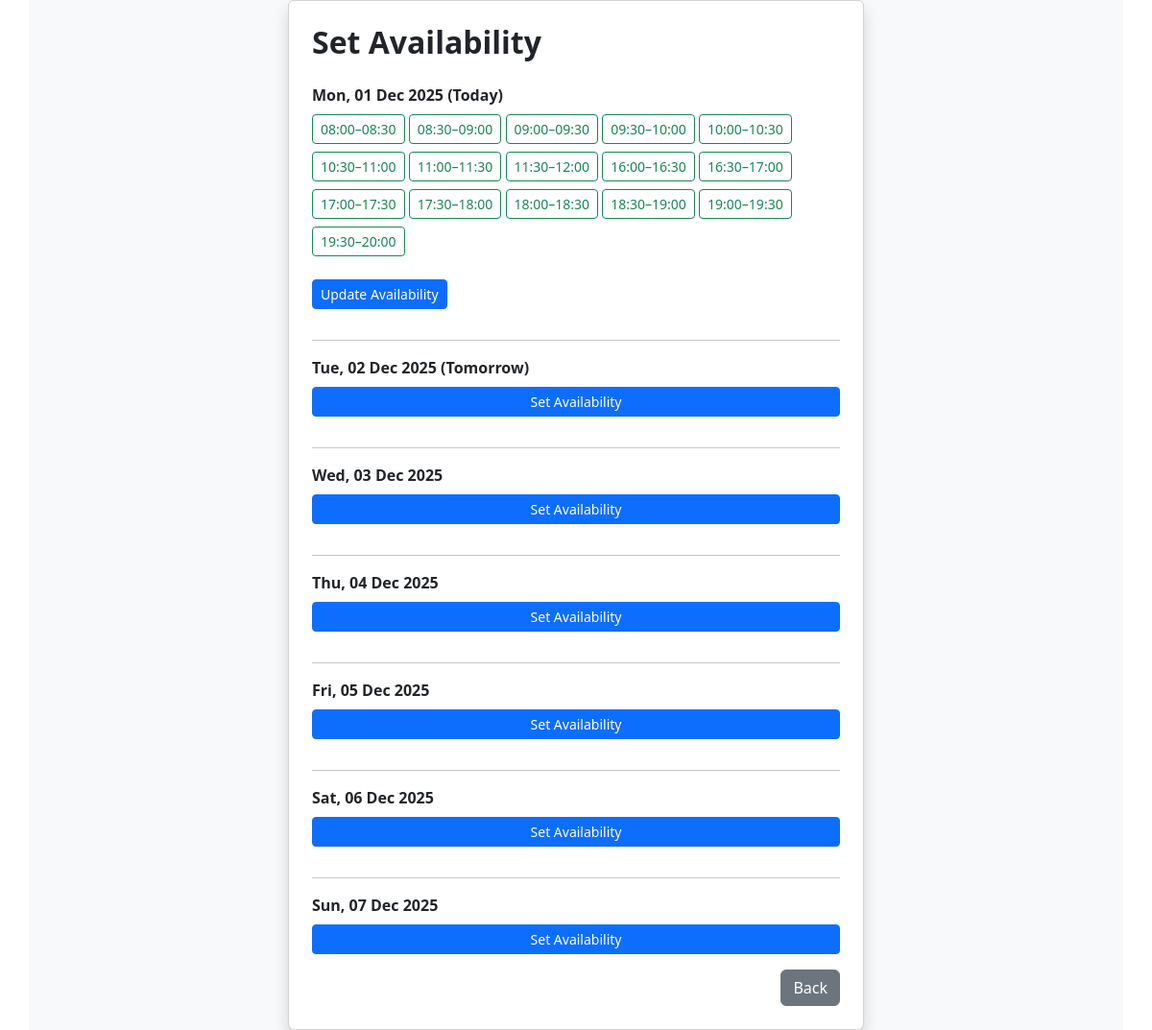
The page /doc_availability (signed in) on the database as committed earlier.
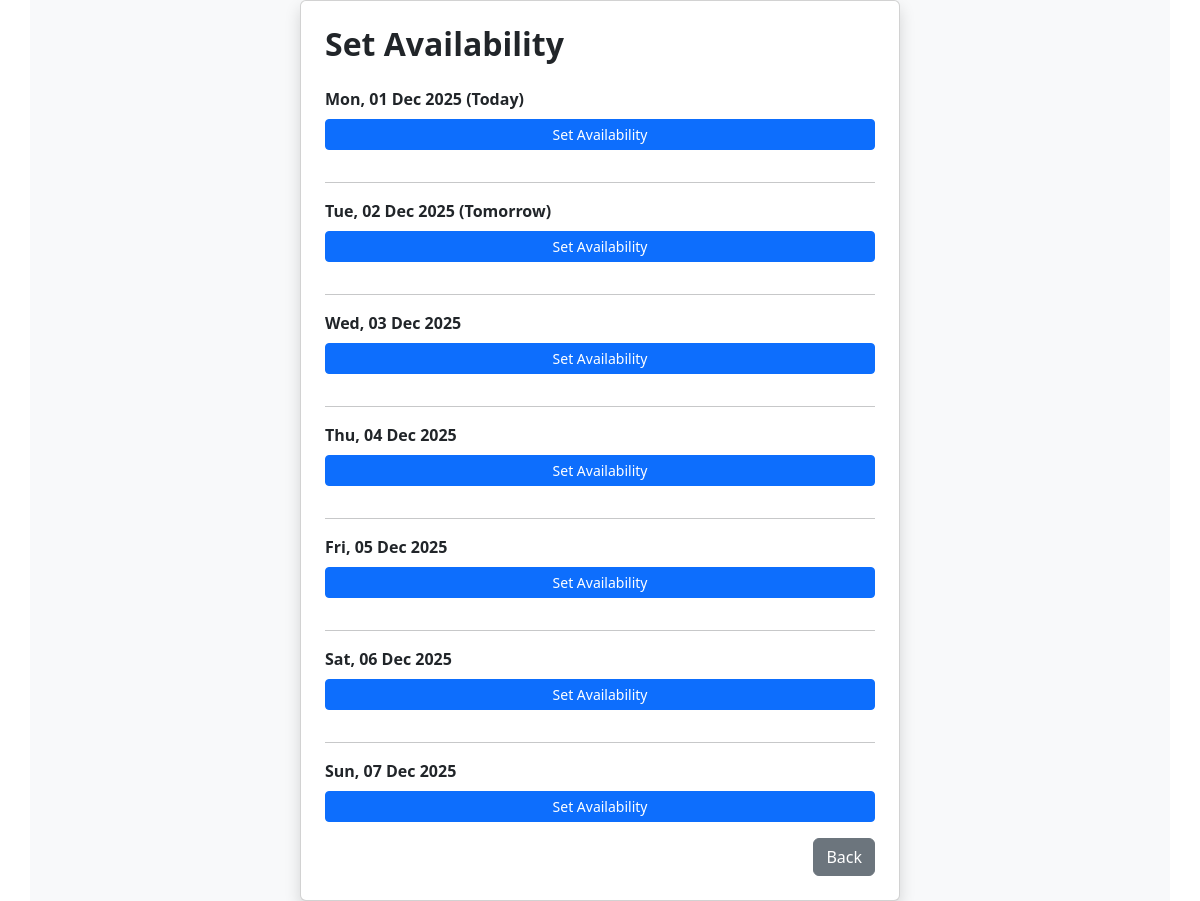
The same page on the database as committed later.
### backend/models.py (models this page shows)
class Doctor_Availability(db.Model):
    __tablename__="doctor_availability"
    id = db.Column(db.Integer, primary_key = True, autoincrement = True)
    doctor_id = db.Column(db.Integer, db.ForeignKey("doctor.id"), nullable=False)
    date = db.Column(db.Date, nullable=False, index=True)
    start_time = db.Column(db.Time, nullable=False)
    end_time = db.Column(db.Time, nullable=False)
    is_active=db.Column(db.Boolean,nullable=False)
    appointments = db.relationship("Appointment",backref="booked_slot",cascade="all, delete-orphan")

### backend/routes.py (the view)
@app.route("/doc_availability")
def weekly_availability():
    doctor_id = current_user.id
    today = date.today()
    dates = [today + timedelta(days=i) for i in range(7)]
    slots_by_date = {d: [] for d in dates}
    all_slots = Doctor_Availability.query.filter(
        Doctor_Availability.doctor_id == doctor_id,
        Doctor_Availability.date.in_(dates)
    ).order_by(Doctor_Availability.date,
               Doctor_Availability.start_time).all()
    for slot in all_slots:
        slots_by_date[slot.date].append(slot)
    return render_template("doctor/doctor_availability.html", dates=dates,slots_by_date=slots_by_date)

### app.py (called while the page is built)
def create_app():
    app = Flask(__name__)
    app.config["SQLALCHEMY_DATABASE_URI"] = "sqlite:///mydb.sqlite3"
    db.init_app(app)
    app.config["SECRET_KEY"] = "mysecretkey"
    loginmanager=LoginManager(app)
    @loginmanager.user_loader
    def load_user(email):
        obj=db.session.query(Doctor).filter_by(email=email).first() or db.session.query(Patient).filter_by(email=email).first() or db.session.query(Admin).filter_by(email=email).first()
        return obj
    app.app_context().push()
    return app

### backend/models.py (called while the page is built)
    @property
    def is_active(self):
        return self.status

### backend/routes.py (called while the page is built)
@app.before_request
def inactive_users():
    msg = None
    if not current_user.is_authenticated and request.endpoint != "login" and request.endpoint!="register" and request.endpoint!="home":
        if(current_user.is_active == False):
            msg = "You are not allowed to access the application. Please contact administrator."
        logout_user()
        return redirect(url_for("login", msg=msg))

### templates/doctor/doctor_availability.html (shortened to what this page needs)
<!DOCTYPE html>
<html lang="en">
<head>
    <link href="https://cdn.jsdelivr.net/npm/bootstrap@5.3.8/dist/css/bootstrap.min.css" rel="stylesheet"
>
    <link rel="stylesheet" href="https://cdn.jsdelivr.net/npm/bootstrap-icons@1.13.1/font/bootstrap-icons.min.css">
</head>
<body>
    <div class="container min-vh-100 d-flex justify-content-center align-items-center bg-light">
        <div class="card shadow p-4" style="width: 600px;">
            <h2 class="mb-4 fw-bold">Set Availability</h2>
            {% for d in dates %}
            <div class="fw-bold mb-2">
                {{ d.strftime("%a, %d %b %Y") }}
                {% if loop.index0 == 0 %}
                (Today)
                {% elif loop.index0 == 1 %}
                (Tomorrow)
                {% endif %}
            </div>
            {% if slots_by_date[d] %}
            <div class="mb-3">
                {% for slot in slots_by_date[d] %}
                <a href="/toggle-slot?slot_id={{ slot.id }}" class="btn {% if slot.is_active %} btn-outline-success btn-sm mb-2 {% else %} btn-outline-danger btn-sm mb-2 {% endif %}">
                    {{ slot.start_time.strftime("%H:%M") }}–{{ slot.end_time.strftime("%H:%M") }}
                </a>
                {% endfor %}
            </div>
            <div>
                <a href="/set_availability?date={{ d.isoformat() }}" class="btn btn-primary btn-sm mb-3">
                    Update Availability
                </a>
            </div>
            {% else %}
            <a href="/set_availability?date={{ d.isoformat() }}" class="btn btn-primary btn-sm mb-3">
                Set Availability
            </a>
            {% endif %}
            {% if not loop.last %}
            <hr class="my-3">
            {% endif %}
            {% endfor %}
            <div class="text-end">
                <a href="/dashboard/doc" class="btn btn-secondary" type="button">Back</a>
            </div>
        </div>
    </div>
</body>
</html>

Rows that differ between the two databases and show on the page:
removed Doctor_Availability: start_time "08:00", end_time "08:30"
removed Doctor_Availability: start_time "08:30", end_time "09:00"
removed Doctor_Availability: start_time "09:00", end_time "09:30"
removed Doctor_Availability: start_time "09:30", end_time "10:00"
removed Doctor_Availability: start_time "10:00", end_time "10:30"
removed Doctor_Availability: start_time "10:30", end_time "11:00"
removed Doctor_Availability: start_time "11:00", end_time "11:30"
removed Doctor_Availability: start_time "11:30", end_time "12:00"
removed Doctor_Availability: start_time "16:00", end_time "16:30"
removed Doctor_Availability: start_time "16:30", end_time "17:00"
removed Doctor_Availability: start_time "17:00", end_time "17:30"
removed Doctor_Availability: start_time "17:30", end_time "18:00"
removed Doctor_Availability: start_time "18:00", end_time "18:30"
removed Doctor_Availability: start_time "18:30", end_time "19:00"
removed Doctor_Availability: start_time "19:00", end_time "19:30"
removed Doctor_Availability: start_time "19:30", end_time "20:00"
Other text that changed with them:
list line gone: "Update Availability"
new list line: "Set Availability"
